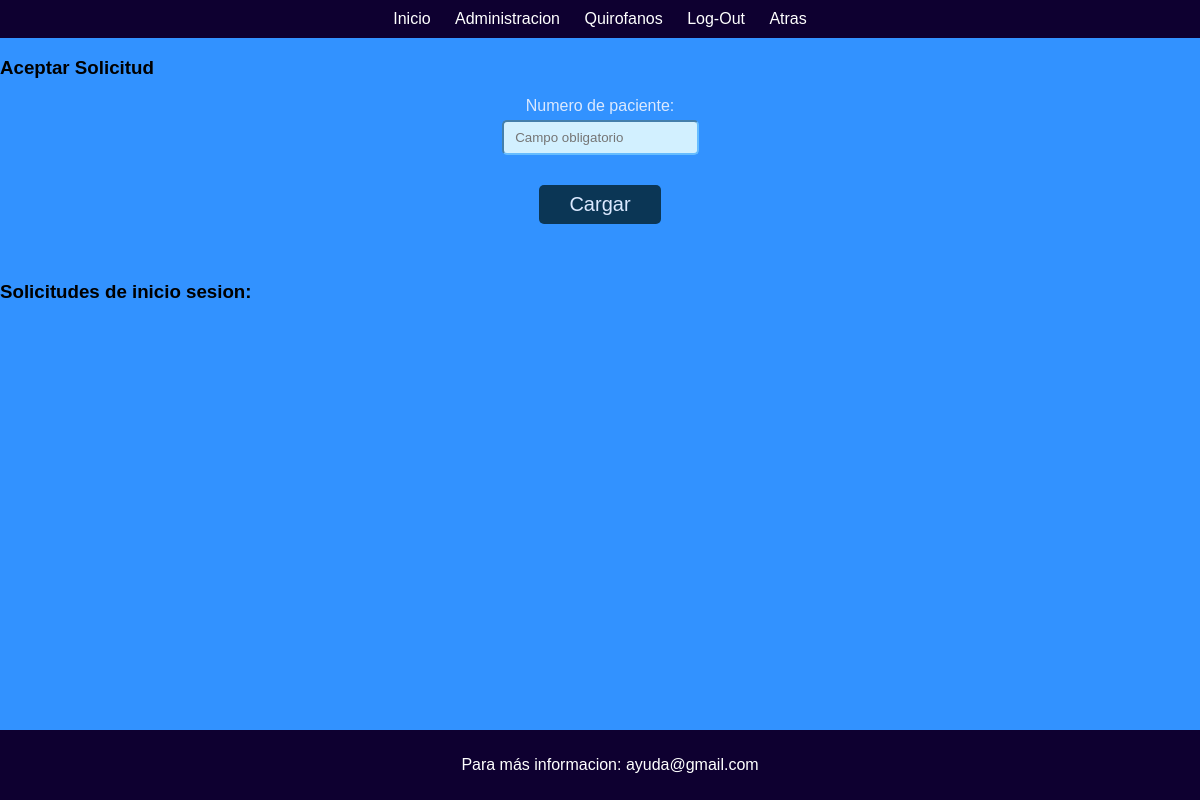
The app's page /Punk/notis.php, older data.
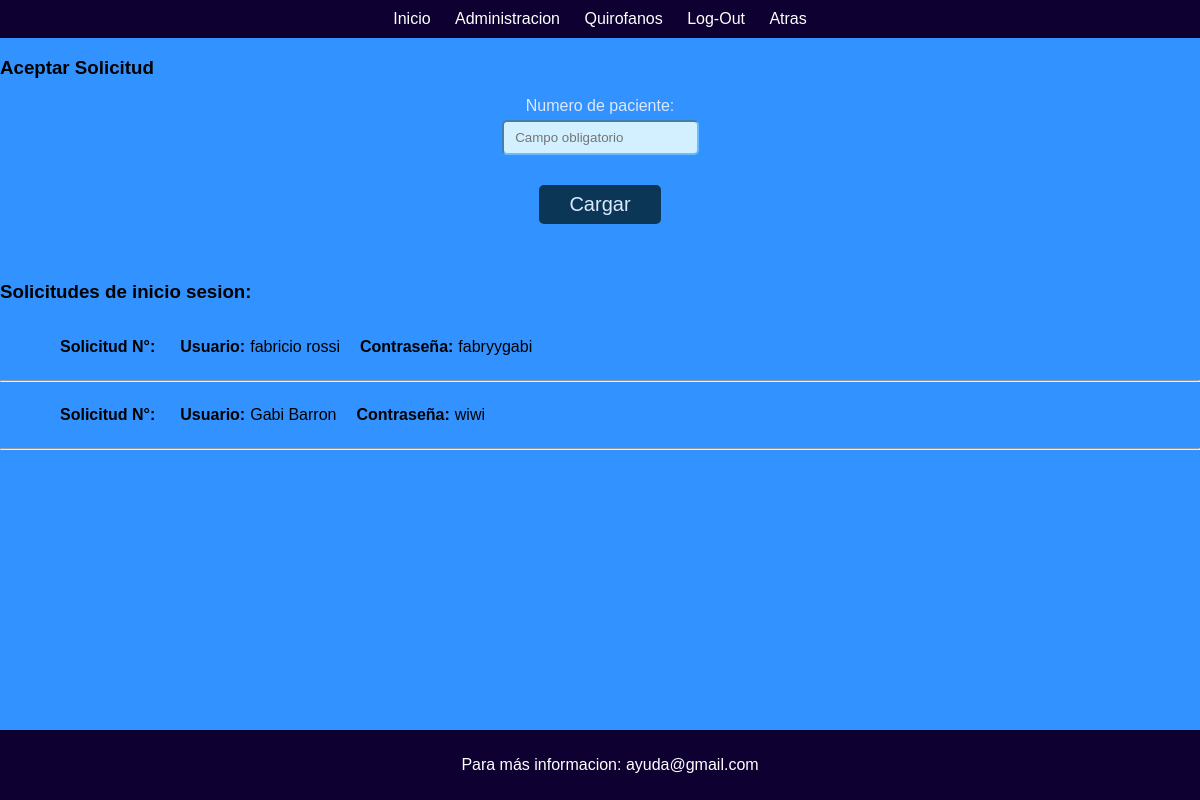
The same page, newer data.
### tables this page shows
CREATE TABLE `inicio_usuario` (
  `id_usuario` int(200) NOT NULL,
  `usuario` text NOT NULL,
  `correo` varchar(200) NOT NULL,
  `contraseña` varchar(200) NOT NULL
);

### Punk/notis.php (the view, shortened to what this page needs)
<!DOCTYPE html>
<html>
    <head>
        <link rel="stylesheet" type="text/css" href="./css/Punk.css">
    </head>
    <body id="inicio" style="color:Black;">
        <div class="top-bar">
        <a href="#inicio">Inicio</a>
        <a href="adm.php">Administracion</a>
        <a href="hospital.php">Quirofanos</a>
        <a href="index.php">Log-Out</a>
        <a href="hospital.php">Atras</a>
    </div>
        <h3 class="text">Aceptar Solicitud</h3>
        <form action="Borrar.php" method="POST">
            <div style="display: block">
                <label> Numero de paciente: </label>
                <input type="int" name="id_usuario" placeholder=" Campo obligatorio" required>
            </div>
            <button action="Borrar.php">Cargar</button>
        </form>
        <br *2>
        <h3 class="text">Solicitudes de inicio       sesion:</h3>
        <div class="Form">
        <?php
                include ("conexion.php");
                $consulta = mysqli_query($conexion,"SELECT  * FROM inicio_usuario");
                while ($lista_consulta= mysqli_fetch_assoc($consulta) ){
        ?>
                <div>
                    <ul>
                        <li><b>Solicitud N°:</b><?php echo $lista ["id_usuario"] ;?></li>
                        <li><b>Usuario:</b><?php echo $lista_consulta["usuario"]; ?></li>
                        <li><b>Contraseña:</b><?php echo $lista_consulta["contraseña"];?></li>
                    </ul>
                    <hr>
                </div>
        <?php } ?>
        </div>
    </body>
    <div class="elemento-abajo">
        <p>Para más informacion: ayuda@gmail.com</p>
    </div>
</html>

Row changes from the older to the newer data that the page shows:
added inicio_usuario: usuario "fabricio rossi", contraseña "fabryygabi"
added inicio_usuario: usuario "Gabi Barron", contraseña "wiwi"
